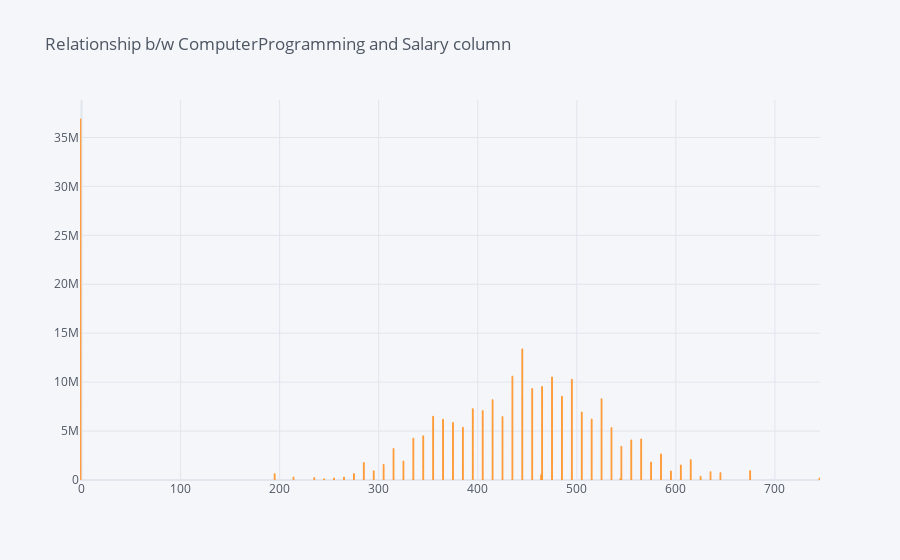

Write notebook code for a chart like this one.
### Code cell
gender_female.iplot(kind='bar',x='ComputerProgramming',y='Salary',mode='markers',title='Relationship b/w ComputerProgramming and Salary column')

### Figure 1 — Plotly figure (JSON) as saved in the notebook; plotly's stock layout.template omitted (floating-point values rounded to 4 significant figures; data arrays with more than 128 entries replaced by an {"elided": "..."} marker saying what was removed)
{"data": [{"marker": {"color": "rgba(255, 153, 51, 0.6)", "line": {"color": "rgba(255, 153, 51, 1.0)", "width": 1}}, "name": "Salary", "orientation": "v", "text": "", "type": "bar", "x": {"elided": "839 int values"}, "y": {"elided": "839 int values"}}], "layout": {"legend": {"bgcolor": "#F5F6F9", "font": {"color": "#4D5663"}}, "paper_bgcolor": "#F5F6F9", "plot_bgcolor": "#F5F6F9", "title": {"font": {"color": "#4D5663"}, "text": "Relationship b/w ComputerProgramming and Salary column"}, "xaxis": {"gridcolor": "#E1E5ED", "showgrid": true, "tickfont": {"color": "#4D5663"}, "title": {"font": {"color": "#4D5663"}, "text": ""}, "zerolinecolor": "#E1E5ED"}, "yaxis": {"gridcolor": "#E1E5ED", "showgrid": true, "tickfont": {"color": "#4D5663"}, "title": {"font": {"color": "#4D5663"}, "text": ""}, "zerolinecolor": "#E1E5ED"}}}
